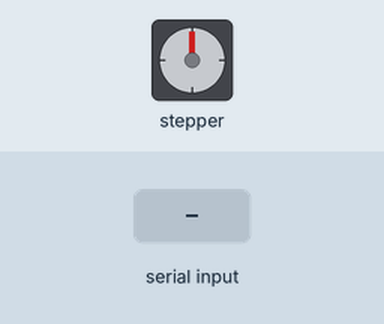
Simulated run of this sketch. Board: Arduino Uno, built with avr-gcc and run on an emulated ATmega328P. On the bench: stepper motor. Wiring (inferred from the names in the program): stepper motor driver (200 steps per turn assumed): step pin 7; direction pin 8; enable pin 4. The test bench sets the inputs (shaded band). What the sketch prints to the serial monitor is not drawn.

Above: at 1.2 s.
1.3 s: "H90\n" received over Serial
At 1.8 s:
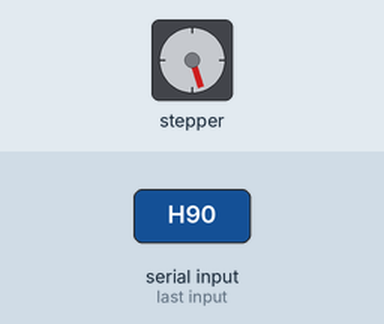
2.8 s: "H,45\n" received over Serial
At 4.0 s:
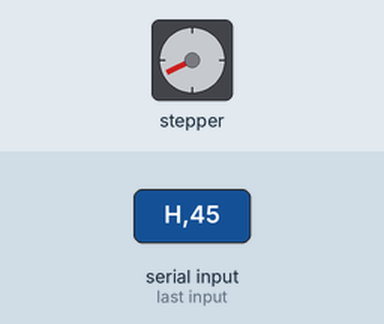
4.3 s: "H\n" received over Serial
At 5.2 s:
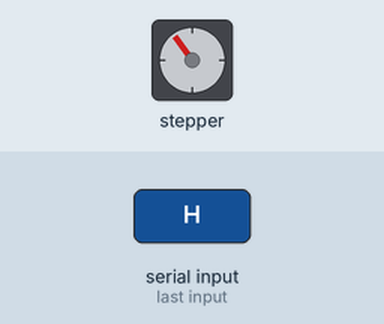
5.8 s: "H90\n" received over Serial
At 6.4 s:
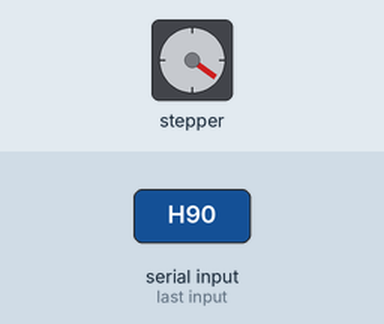
7.3 s: "H,45\n" received over Serial
At 8.5 s:
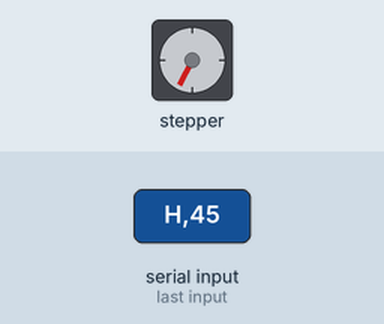
8.8 s: "H\n" received over Serial
At 9.8 s:
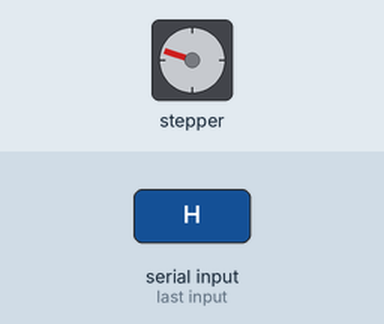
Timing chart, 0 to 11.3 s (numbered marks = the images above; inputs shaded):
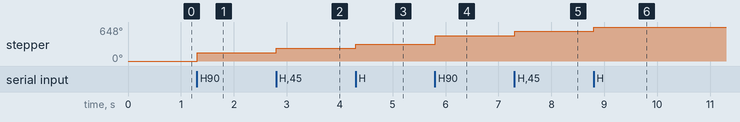

The sketch:

Stepper_2_comm.ino
```cpp
// constants
#define enablePin 4
#define stepPin 7
#define directionPin 8
// machine states
#define DISABLED 0
#define STEP_CW 1
#define STEP_CCW 2
#define MACH_IDLE 9
int flicks;
int total_Flicks;
int i;
float flick_Time;
float total_Time = 0.0;
float a;
float vel_Initial;
float ms_Flick;
// comm states
#define COMM_IDLE 0
#define COMM_STATE 1
// comm settings
#define END_TOKEN '\n'
#define COMM_SIZE (size_t)1
#define VALID_CMD "V\n"
#define BUSY_CMD "B\n"
#define INVALID_CMD "I\n"
#define LENGTH 20


// setting default state
byte mach_state = DISABLED;
byte comm_state = COMM_IDLE;

void setup() {
  // put your setup code here, to run once:
  // config each pin as an output
  pinMode(enablePin, OUTPUT);
  pinMode(stepPin, OUTPUT);
  pinMode(directionPin, OUTPUT);
  // set a well defined voltage on all digital pins
  digitalWrite(enablePin, HIGH);
  digitalWrite(stepPin, HIGH);
  digitalWrite(directionPin, HIGH);
  // initailize the serial port
  Serial.begin(115200);
  Serial.setTimeout(500);

  return;
}

void loop() {
  // put your main code here, to run repeatedly:
  switch (mach_state) {
    case MACH_IDLE:
      // machine state use to wait for command in an active state
      delay(1);

      break;
    case DISABLED:
      // logic is high, so all outputs are disabled. Step motor wont move
      digitalWrite(enablePin, HIGH);
      mach_state = MACH_IDLE;
      comm_state = COMM_IDLE;

      break;
    case STEP_CW:
      // enable outputs
      digitalWrite(enablePin, LOW);
      // set direction to CW
      digitalWrite(directionPin, HIGH);
      // loop through until desired step count is reached
      for (flicks = 1; flicks <= total_Flicks; ++flicks) {
        flick_Time = 1/(a*total_Time + vel_Initial);
        total_Time += flick_Time;
        ms_Flick = flick_Time*1000;
        //need to transition stepPin from LOW to HIGH to move one step (transitions from HIGH to LOW do nothing)
        digitalWrite(stepPin, LOW);
        //short delay
        delay(ms_Flick/2);
        digitalWrite(stepPin, HIGH);
        //short delay
        delay(ms_Flick/2);

     }
      //return both states to idle
      mach_state = MACH_IDLE;
      comm_state = COMM_IDLE;

      break;
    case STEP_CCW:
      // enable outputs
      digitalWrite(enablePin, LOW);
      // set direction to CCW
      digitalWrite(directionPin, LOW);
      // loop through until desired step count is reached
      for (flicks = 1; flicks <= total_Flicks; ++flicks) {
        flick_Time = 1/(a*total_Time + vel_Initial);
        total_Time += flick_Time;
        ms_Flick = flick_Time*1000;
        //need to transition stepPin from LOW to HIGH to move one step (transitions from HIGH to LOW do nothing)
        digitalWrite(stepPin, LOW);
        //short delay
        delay(ms_Flick/2);
        digitalWrite(stepPin, HIGH);
        //short delay
        delay(ms_Flick/2);

     }
      //return both states to idle
      mach_state = MACH_IDLE;
      comm_state = COMM_IDLE;
  }

  return;
}

// serial comm
void serialEvent() {
  // define array to store incoming serial data
  static char comm_buffer[LENGTH];
  // define inc serial data
  static size_t data;

  //recieve the inc data from serial port
  //read inc data until end token or determined length has been read or timeout
  data = Serial.readBytesUntil(END_TOKEN, comm_buffer, LENGTH);
  //if (data != COMM_SIZE) {

    //return; //exit as it either timed out we recieved end token or command size was not matching length expected

  //}

  // idle comm state where we are waiting for command to disable, 1 step CW or 1 step CCW
  if ((mach_state == MACH_IDLE) && (comm_state == COMM_IDLE)) {
    // we take commands "D\n", "H\n", "L\n"
    switch (comm_buffer[0]) { //looking only at first element
      case 'D':
        mach_state = DISABLED;
        comm_state = COMM_STATE; // no longer in idle, machine state unchanged
        if (Serial.availableForWrite() >= LENGTH) { // making sure buffer has at least two characters available to write without blocking
          Serial.write(VALID_CMD, LENGTH); // writing to serial moniter that command recieved is valid
        }

        return; // exit on disable output command
      case 'H':
        // remove H from buffer
        //Serial.write(comm_buffer, LENGTH);
        for (i = 1; i < LENGTH; i++) {
          comm_buffer[i-1] = comm_buffer[i];
        }
        Serial.write(comm_buffer, LENGTH);
        // Extract the first token (step number)
        char * step_buffer = strtok(comm_buffer, ",");
        // Extract second (time between on/off)
        char * speed_buffer = strtok(NULL, ",");
        char * inc_buffer = strtok(NULL, ",");
        //convert both from string to int through ascii
        total_Flicks = atoi(step_buffer);
        vel_Initial = atof(speed_buffer);
        a = atof(inc_buffer);
        mach_state = STEP_CW;
        comm_state = COMM_STATE;
        if (Serial.availableForWrite() >= LENGTH) {
          Serial.write(VALID_CMD, LENGTH);
        }

        return; // exit on CW command
      case 'L':
        // remove L from buffer
        //Serial.write(comm_buffer, LENGTH);
        for (i = 1; i < LENGTH; i++) {
          comm_buffer[i-1] = comm_buffer[i];
        }
        Serial.write(comm_buffer, LENGTH);
        // Extract the first token (step number)
        char * CCW_buffer = strtok(comm_buffer, ",");
        // Extract second (time between on/off)
        char * CCWS_buffer = strtok(NULL, ",");
        char * CCWI_buffer = strtok(NULL, ",");
        //convert both from string to int through ascii
        total_Flicks = atoi(CCW_buffer);
        vel_Initial = atof(CCWS_buffer);
        a = atof(CCWI_buffer);
        mach_state = STEP_CCW;
        comm_state = COMM_STATE;
        if (Serial.availableForWrite() >= LENGTH) {
          Serial.write(VALID_CMD, LENGTH);
        }

        return; // exit on CCW command

      default:
        // if we reached this location in the code is because we have been unable to decode
        if (Serial.availableForWrite() >= LENGTH) {
          Serial.write(INVALID_CMD, LENGTH);
        }

        break;


    }

    return;
  }


  // handle case where we recieve command but comm state is not in comm idle (so were busy)
  if (comm_state != COMM_IDLE) {
    switch (comm_buffer[0]) {
      case 'D':
      case 'H':
      case 'L':
        // the only valid commands we recieve, reply with busy
        if (Serial.availableForWrite() >= LENGTH) {
          Serial.write(BUSY_CMD, LENGTH);
        }

      default:
      // if none of the cases are satified we send back invalid command
        if (Serial.availableForWrite() >= LENGTH) {
        Serial.write(INVALID_CMD, LENGTH);
        }

      break;

    }

  }

  return;
}
```

Measured:
- after the input at 1.3 s, stepper: turns 162° clockwise, starting at once
- after the input at 2.8 s, stepper: turns 81° clockwise, starting at once
- after the input at 4.3 s, stepper: turns 81° clockwise, starting at once
- after the input at 5.8 s, stepper: turns 162° clockwise, starting at once
- after the input at 7.3 s, stepper: turns 81° clockwise, starting at once
- after the input at 8.8 s, stepper: turns 81° clockwise, starting at once
